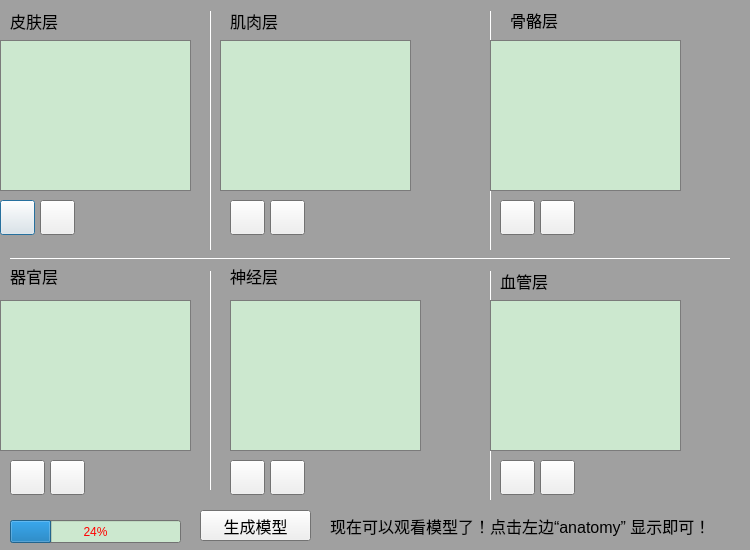
<?xml version="1.0" encoding="UTF-8"?>
<ui version="4.0">
 <class>AnatomyDefine</class>
 <widget class="QDialog" name="AnatomyDefine">
  <property name="geometry">
   <rect>
    <x>0</x>
    <y>0</y>
    <width>750</width>
    <height>550</height>
   </rect>
  </property>
  <property name="palette">
   <palette>
    <active>
     <colorrole role="Text">
      <brush brushstyle="SolidPattern">
       <color alpha="255">
        <red>255</red>
        <green>0</green>
        <blue>0</blue>
       </color>
      </brush>
     </colorrole>
     <colorrole role="Base">
      <brush brushstyle="SolidPattern">
       <color alpha="255">
        <red>204</red>
        <green>232</green>
        <blue>207</blue>
       </color>
      </brush>
     </colorrole>
     <colorrole role="Window">
      <brush brushstyle="SolidPattern">
       <color alpha="255">
        <red>160</red>
        <green>160</green>
        <blue>160</blue>
       </color>
      </brush>
     </colorrole>
    </active>
    <inactive>
     <colorrole role="Text">
      <brush brushstyle="SolidPattern">
       <color alpha="255">
        <red>255</red>
        <green>0</green>
        <blue>0</blue>
       </color>
      </brush>
     </colorrole>
     <colorrole role="Base">
      <brush brushstyle="SolidPattern">
       <color alpha="255">
        <red>204</red>
        <green>232</green>
        <blue>207</blue>
       </color>
      </brush>
     </colorrole>
     <colorrole role="Window">
      <brush brushstyle="SolidPattern">
       <color alpha="255">
        <red>160</red>
        <green>160</green>
        <blue>160</blue>
       </color>
      </brush>
     </colorrole>
    </inactive>
    <disabled>
     <colorrole role="Text">
      <brush brushstyle="SolidPattern">
       <color alpha="255">
        <red>120</red>
        <green>120</green>
        <blue>120</blue>
       </color>
      </brush>
     </colorrole>
     <colorrole role="Base">
      <brush brushstyle="SolidPattern">
       <color alpha="255">
        <red>160</red>
        <green>160</green>
        <blue>160</blue>
       </color>
      </brush>
     </colorrole>
     <colorrole role="Window">
      <brush brushstyle="SolidPattern">
       <color alpha="255">
        <red>160</red>
        <green>160</green>
        <blue>160</blue>
       </color>
      </brush>
     </colorrole>
    </disabled>
   </palette>
  </property>
  <property name="windowTitle">
   <string>AnatomyDefine</string>
  </property>
  <widget class="Line" name="line">
   <property name="geometry">
    <rect>
     <x>200</x>
     <y>10</y>
     <width>20</width>
     <height>241</height>
    </rect>
   </property>
   <property name="orientation">
    <enum>Qt::Vertical</enum>
   </property>
  </widget>
  <widget class="Line" name="line_2">
   <property name="geometry">
    <rect>
     <x>480</x>
     <y>10</y>
     <width>20</width>
     <height>241</height>
    </rect>
   </property>
   <property name="orientation">
    <enum>Qt::Vertical</enum>
   </property>
  </widget>
  <widget class="Line" name="line_3">
   <property name="geometry">
    <rect>
     <x>200</x>
     <y>270</y>
     <width>20</width>
     <height>221</height>
    </rect>
   </property>
   <property name="orientation">
    <enum>Qt::Vertical</enum>
   </property>
  </widget>
  <widget class="Line" name="line_4">
   <property name="geometry">
    <rect>
     <x>480</x>
     <y>270</y>
     <width>20</width>
     <height>231</height>
    </rect>
   </property>
   <property name="orientation">
    <enum>Qt::Vertical</enum>
   </property>
  </widget>
  <widget class="Line" name="line_5">
   <property name="geometry">
    <rect>
     <x>10</x>
     <y>250</y>
     <width>721</width>
     <height>16</height>
    </rect>
   </property>
   <property name="orientation">
    <enum>Qt::Horizontal</enum>
   </property>
  </widget>
  <widget class="QListWidget" name="lwSkin">
   <property name="geometry">
    <rect>
     <x>0</x>
     <y>40</y>
     <width>191</width>
     <height>151</height>
    </rect>
   </property>
  </widget>
  <widget class="QPushButton" name="btnSkinAdd">
   <property name="geometry">
    <rect>
     <x>0</x>
     <y>200</y>
     <width>35</width>
     <height>35</height>
    </rect>
   </property>
   <property name="text">
    <string/>
   </property>
   <property name="icon">
    <iconset resource="anatomyshow.qrc">
     <normaloff>:/MyImages/images/add.png</normaloff>:/MyImages/images/add.png</iconset>
   </property>
   <property name="iconSize">
    <size>
     <width>35</width>
     <height>35</height>
    </size>
   </property>
  </widget>
  <widget class="QPushButton" name="btnSkinSub">
   <property name="geometry">
    <rect>
     <x>40</x>
     <y>200</y>
     <width>35</width>
     <height>35</height>
    </rect>
   </property>
   <property name="text">
    <string/>
   </property>
   <property name="icon">
    <iconset resource="anatomyshow.qrc">
     <normaloff>:/MyImages/images/sub.png</normaloff>:/MyImages/images/sub.png</iconset>
   </property>
   <property name="iconSize">
    <size>
     <width>35</width>
     <height>35</height>
    </size>
   </property>
  </widget>
  <widget class="QListWidget" name="lwMuscle">
   <property name="geometry">
    <rect>
     <x>220</x>
     <y>40</y>
     <width>191</width>
     <height>151</height>
    </rect>
   </property>
  </widget>
  <widget class="QListWidget" name="lwBone">
   <property name="geometry">
    <rect>
     <x>490</x>
     <y>40</y>
     <width>191</width>
     <height>151</height>
    </rect>
   </property>
  </widget>
  <widget class="QListWidget" name="lwOrgan">
   <property name="geometry">
    <rect>
     <x>0</x>
     <y>300</y>
     <width>191</width>
     <height>151</height>
    </rect>
   </property>
  </widget>
  <widget class="QListWidget" name="lwArtery">
   <property name="geometry">
    <rect>
     <x>490</x>
     <y>300</y>
     <width>191</width>
     <height>151</height>
    </rect>
   </property>
  </widget>
  <widget class="QListWidget" name="lwNerve">
   <property name="geometry">
    <rect>
     <x>230</x>
     <y>300</y>
     <width>191</width>
     <height>151</height>
    </rect>
   </property>
  </widget>
  <widget class="QPushButton" name="btnMuscleSub">
   <property name="geometry">
    <rect>
     <x>270</x>
     <y>200</y>
     <width>35</width>
     <height>35</height>
    </rect>
   </property>
   <property name="text">
    <string/>
   </property>
   <property name="icon">
    <iconset resource="anatomyshow.qrc">
     <normaloff>:/MyImages/images/sub.png</normaloff>:/MyImages/images/sub.png</iconset>
   </property>
   <property name="iconSize">
    <size>
     <width>35</width>
     <height>35</height>
    </size>
   </property>
  </widget>
  <widget class="QPushButton" name="btnMuscleAdd">
   <property name="geometry">
    <rect>
     <x>230</x>
     <y>200</y>
     <width>35</width>
     <height>35</height>
    </rect>
   </property>
   <property name="text">
    <string/>
   </property>
   <property name="icon">
    <iconset resource="anatomyshow.qrc">
     <normaloff>:/MyImages/images/add.png</normaloff>:/MyImages/images/add.png</iconset>
   </property>
   <property name="iconSize">
    <size>
     <width>35</width>
     <height>35</height>
    </size>
   </property>
  </widget>
  <widget class="QPushButton" name="btnBoneAdd">
   <property name="geometry">
    <rect>
     <x>500</x>
     <y>200</y>
     <width>35</width>
     <height>35</height>
    </rect>
   </property>
   <property name="text">
    <string/>
   </property>
   <property name="icon">
    <iconset resource="anatomyshow.qrc">
     <normaloff>:/MyImages/images/add.png</normaloff>:/MyImages/images/add.png</iconset>
   </property>
   <property name="iconSize">
    <size>
     <width>35</width>
     <height>35</height>
    </size>
   </property>
  </widget>
  <widget class="QPushButton" name="btnBoneSub">
   <property name="geometry">
    <rect>
     <x>540</x>
     <y>200</y>
     <width>35</width>
     <height>35</height>
    </rect>
   </property>
   <property name="text">
    <string/>
   </property>
   <property name="icon">
    <iconset resource="anatomyshow.qrc">
     <normaloff>:/MyImages/images/sub.png</normaloff>:/MyImages/images/sub.png</iconset>
   </property>
   <property name="iconSize">
    <size>
     <width>35</width>
     <height>35</height>
    </size>
   </property>
  </widget>
  <widget class="QPushButton" name="btnOrganSub">
   <property name="geometry">
    <rect>
     <x>50</x>
     <y>460</y>
     <width>35</width>
     <height>35</height>
    </rect>
   </property>
   <property name="text">
    <string/>
   </property>
   <property name="icon">
    <iconset resource="anatomyshow.qrc">
     <normaloff>:/MyImages/images/sub.png</normaloff>:/MyImages/images/sub.png</iconset>
   </property>
   <property name="iconSize">
    <size>
     <width>35</width>
     <height>35</height>
    </size>
   </property>
  </widget>
  <widget class="QPushButton" name="btnOrganAdd">
   <property name="geometry">
    <rect>
     <x>10</x>
     <y>460</y>
     <width>35</width>
     <height>35</height>
    </rect>
   </property>
   <property name="text">
    <string/>
   </property>
   <property name="icon">
    <iconset resource="anatomyshow.qrc">
     <normaloff>:/MyImages/images/add.png</normaloff>:/MyImages/images/add.png</iconset>
   </property>
   <property name="iconSize">
    <size>
     <width>35</width>
     <height>35</height>
    </size>
   </property>
  </widget>
  <widget class="QPushButton" name="btnNerveSub">
   <property name="geometry">
    <rect>
     <x>270</x>
     <y>460</y>
     <width>35</width>
     <height>35</height>
    </rect>
   </property>
   <property name="text">
    <string/>
   </property>
   <property name="icon">
    <iconset resource="anatomyshow.qrc">
     <normaloff>:/MyImages/images/sub.png</normaloff>:/MyImages/images/sub.png</iconset>
   </property>
   <property name="iconSize">
    <size>
     <width>35</width>
     <height>35</height>
    </size>
   </property>
  </widget>
  <widget class="QPushButton" name="btnNerveAdd">
   <property name="geometry">
    <rect>
     <x>230</x>
     <y>460</y>
     <width>35</width>
     <height>35</height>
    </rect>
   </property>
   <property name="text">
    <string/>
   </property>
   <property name="icon">
    <iconset resource="anatomyshow.qrc">
     <normaloff>:/MyImages/images/add.png</normaloff>:/MyImages/images/add.png</iconset>
   </property>
   <property name="iconSize">
    <size>
     <width>35</width>
     <height>35</height>
    </size>
   </property>
  </widget>
  <widget class="QPushButton" name="btnArteryAdd">
   <property name="geometry">
    <rect>
     <x>500</x>
     <y>460</y>
     <width>35</width>
     <height>35</height>
    </rect>
   </property>
   <property name="text">
    <string/>
   </property>
   <property name="icon">
    <iconset resource="anatomyshow.qrc">
     <normaloff>:/MyImages/images/add.png</normaloff>:/MyImages/images/add.png</iconset>
   </property>
   <property name="iconSize">
    <size>
     <width>35</width>
     <height>35</height>
    </size>
   </property>
  </widget>
  <widget class="QPushButton" name="btnArterySub">
   <property name="geometry">
    <rect>
     <x>540</x>
     <y>460</y>
     <width>35</width>
     <height>35</height>
    </rect>
   </property>
   <property name="text">
    <string/>
   </property>
   <property name="icon">
    <iconset resource="anatomyshow.qrc">
     <normaloff>:/MyImages/images/sub.png</normaloff>:/MyImages/images/sub.png</iconset>
   </property>
   <property name="iconSize">
    <size>
     <width>35</width>
     <height>35</height>
    </size>
   </property>
  </widget>
  <widget class="QLabel" name="label">
   <property name="geometry">
    <rect>
     <x>10</x>
     <y>10</y>
     <width>54</width>
     <height>21</height>
    </rect>
   </property>
   <property name="font">
    <font>
     <pointsize>12</pointsize>
    </font>
   </property>
   <property name="text">
    <string>皮肤层</string>
   </property>
  </widget>
  <widget class="QLabel" name="label_2">
   <property name="geometry">
    <rect>
     <x>230</x>
     <y>10</y>
     <width>71</width>
     <height>21</height>
    </rect>
   </property>
   <property name="font">
    <font>
     <pointsize>12</pointsize>
    </font>
   </property>
   <property name="text">
    <string>肌肉层</string>
   </property>
  </widget>
  <widget class="QLabel" name="label_3">
   <property name="geometry">
    <rect>
     <x>510</x>
     <y>10</y>
     <width>71</width>
     <height>20</height>
    </rect>
   </property>
   <property name="font">
    <font>
     <pointsize>12</pointsize>
    </font>
   </property>
   <property name="text">
    <string>骨骼层</string>
   </property>
  </widget>
  <widget class="QLabel" name="label_4">
   <property name="geometry">
    <rect>
     <x>10</x>
     <y>260</y>
     <width>54</width>
     <height>31</height>
    </rect>
   </property>
   <property name="font">
    <font>
     <pointsize>12</pointsize>
    </font>
   </property>
   <property name="text">
    <string>器官层</string>
   </property>
  </widget>
  <widget class="QLabel" name="label_5">
   <property name="geometry">
    <rect>
     <x>230</x>
     <y>260</y>
     <width>54</width>
     <height>31</height>
    </rect>
   </property>
   <property name="font">
    <font>
     <pointsize>12</pointsize>
    </font>
   </property>
   <property name="text">
    <string>神经层</string>
   </property>
  </widget>
  <widget class="QLabel" name="label_6">
   <property name="geometry">
    <rect>
     <x>500</x>
     <y>270</y>
     <width>61</width>
     <height>21</height>
    </rect>
   </property>
   <property name="font">
    <font>
     <pointsize>12</pointsize>
    </font>
   </property>
   <property name="text">
    <string>血管层</string>
   </property>
  </widget>
  <widget class="QPushButton" name="btnGenerateModel">
   <property name="geometry">
    <rect>
     <x>200</x>
     <y>510</y>
     <width>111</width>
     <height>31</height>
    </rect>
   </property>
   <property name="font">
    <font>
     <pointsize>12</pointsize>
    </font>
   </property>
   <property name="text">
    <string>生成模型</string>
   </property>
  </widget>
  <widget class="QProgressBar" name="progressBar">
   <property name="geometry">
    <rect>
     <x>10</x>
     <y>520</y>
     <width>171</width>
     <height>23</height>
    </rect>
   </property>
   <property name="value">
    <number>24</number>
   </property>
  </widget>
  <widget class="QLabel" name="lblShowMsg">
   <property name="geometry">
    <rect>
     <x>330</x>
     <y>515</y>
     <width>411</width>
     <height>21</height>
    </rect>
   </property>
   <property name="palette">
    <palette>
     <active>
      <colorrole role="Text">
       <brush brushstyle="SolidPattern">
        <color alpha="255">
         <red>255</red>
         <green>0</green>
         <blue>0</blue>
        </color>
       </brush>
      </colorrole>
      <colorrole role="ButtonText">
       <brush brushstyle="SolidPattern">
        <color alpha="255">
         <red>255</red>
         <green>0</green>
         <blue>0</blue>
        </color>
       </brush>
      </colorrole>
      <colorrole role="ToolTipText">
       <brush brushstyle="SolidPattern">
        <color alpha="255">
         <red>255</red>
         <green>0</green>
         <blue>0</blue>
        </color>
       </brush>
      </colorrole>
     </active>
     <inactive>
      <colorrole role="Text">
       <brush brushstyle="SolidPattern">
        <color alpha="255">
         <red>255</red>
         <green>0</green>
         <blue>0</blue>
        </color>
       </brush>
      </colorrole>
      <colorrole role="ButtonText">
       <brush brushstyle="SolidPattern">
        <color alpha="255">
         <red>255</red>
         <green>0</green>
         <blue>0</blue>
        </color>
       </brush>
      </colorrole>
      <colorrole role="ToolTipText">
       <brush brushstyle="SolidPattern">
        <color alpha="255">
         <red>255</red>
         <green>0</green>
         <blue>0</blue>
        </color>
       </brush>
      </colorrole>
     </inactive>
     <disabled>
      <colorrole role="Text">
       <brush brushstyle="SolidPattern">
        <color alpha="255">
         <red>120</red>
         <green>120</green>
         <blue>120</blue>
        </color>
       </brush>
      </colorrole>
      <colorrole role="ButtonText">
       <brush brushstyle="SolidPattern">
        <color alpha="255">
         <red>120</red>
         <green>120</green>
         <blue>120</blue>
        </color>
       </brush>
      </colorrole>
      <colorrole role="ToolTipText">
       <brush brushstyle="SolidPattern">
        <color alpha="255">
         <red>255</red>
         <green>0</green>
         <blue>0</blue>
        </color>
       </brush>
      </colorrole>
     </disabled>
    </palette>
   </property>
   <property name="font">
    <font>
     <pointsize>12</pointsize>
    </font>
   </property>
   <property name="text">
    <string>现在可以观看模型了！点击左边“anatomy” 显示即可！</string>
   </property>
  </widget>
 </widget>
 <layoutdefault spacing="6" margin="11"/>
 <resources>
  <include location="anatomyshow.qrc"/>
 </resources>
 <connections>
  <connection>
   <sender>btnSkinAdd</sender>
   <signal>clicked()</signal>
   <receiver>AnatomyDefine</receiver>
   <slot>SkinAdd()</slot>
   <hints>
    <hint type="sourcelabel">
     <x>37</x>
     <y>201</y>
    </hint>
    <hint type="destinationlabel">
     <x>374</x>
     <y>274</y>
    </hint>
   </hints>
  </connection>
  <connection>
   <sender>btnSkinSub</sender>
   <signal>clicked()</signal>
   <receiver>AnatomyDefine</receiver>
   <slot>SkinSub()</slot>
   <hints>
    <hint type="sourcelabel">
     <x>37</x>
     <y>231</y>
    </hint>
    <hint type="destinationlabel">
     <x>374</x>
     <y>274</y>
    </hint>
   </hints>
  </connection>
  <connection>
   <sender>btnMuscleAdd</sender>
   <signal>clicked()</signal>
   <receiver>AnatomyDefine</receiver>
   <slot>MuscleAdd()</slot>
   <hints>
    <hint type="sourcelabel">
     <x>267</x>
     <y>201</y>
    </hint>
    <hint type="destinationlabel">
     <x>374</x>
     <y>274</y>
    </hint>
   </hints>
  </connection>
  <connection>
   <sender>btnMuscleSub</sender>
   <signal>clicked()</signal>
   <receiver>AnatomyDefine</receiver>
   <slot>MuscleSub()</slot>
   <hints>
    <hint type="sourcelabel">
     <x>267</x>
     <y>231</y>
    </hint>
    <hint type="destinationlabel">
     <x>374</x>
     <y>274</y>
    </hint>
   </hints>
  </connection>
  <connection>
   <sender>btnBoneAdd</sender>
   <signal>clicked()</signal>
   <receiver>AnatomyDefine</receiver>
   <slot>BoneAdd()</slot>
   <hints>
    <hint type="sourcelabel">
     <x>537</x>
     <y>201</y>
    </hint>
    <hint type="destinationlabel">
     <x>374</x>
     <y>274</y>
    </hint>
   </hints>
  </connection>
  <connection>
   <sender>btnBoneSub</sender>
   <signal>clicked()</signal>
   <receiver>AnatomyDefine</receiver>
   <slot>BoneSub()</slot>
   <hints>
    <hint type="sourcelabel">
     <x>537</x>
     <y>231</y>
    </hint>
    <hint type="destinationlabel">
     <x>374</x>
     <y>274</y>
    </hint>
   </hints>
  </connection>
  <connection>
   <sender>btnOrganAdd</sender>
   <signal>clicked()</signal>
   <receiver>AnatomyDefine</receiver>
   <slot>OrganAdd()</slot>
   <hints>
    <hint type="sourcelabel">
     <x>37</x>
     <y>451</y>
    </hint>
    <hint type="destinationlabel">
     <x>374</x>
     <y>274</y>
    </hint>
   </hints>
  </connection>
  <connection>
   <sender>btnOrganSub</sender>
   <signal>clicked()</signal>
   <receiver>AnatomyDefine</receiver>
   <slot>OrganSub()</slot>
   <hints>
    <hint type="sourcelabel">
     <x>37</x>
     <y>481</y>
    </hint>
    <hint type="destinationlabel">
     <x>374</x>
     <y>274</y>
    </hint>
   </hints>
  </connection>
  <connection>
   <sender>btnNerveAdd</sender>
   <signal>clicked()</signal>
   <receiver>AnatomyDefine</receiver>
   <slot>NerveAdd()</slot>
   <hints>
    <hint type="sourcelabel">
     <x>267</x>
     <y>451</y>
    </hint>
    <hint type="destinationlabel">
     <x>374</x>
     <y>274</y>
    </hint>
   </hints>
  </connection>
  <connection>
   <sender>btnNerveSub</sender>
   <signal>clicked()</signal>
   <receiver>AnatomyDefine</receiver>
   <slot>NerveSub()</slot>
   <hints>
    <hint type="sourcelabel">
     <x>267</x>
     <y>481</y>
    </hint>
    <hint type="destinationlabel">
     <x>374</x>
     <y>274</y>
    </hint>
   </hints>
  </connection>
  <connection>
   <sender>btnArteryAdd</sender>
   <signal>clicked()</signal>
   <receiver>AnatomyDefine</receiver>
   <slot>ArteryAdd()</slot>
   <hints>
    <hint type="sourcelabel">
     <x>537</x>
     <y>451</y>
    </hint>
    <hint type="destinationlabel">
     <x>374</x>
     <y>274</y>
    </hint>
   </hints>
  </connection>
  <connection>
   <sender>btnArterySub</sender>
   <signal>clicked()</signal>
   <receiver>AnatomyDefine</receiver>
   <slot>ArterySub()</slot>
   <hints>
    <hint type="sourcelabel">
     <x>537</x>
     <y>481</y>
    </hint>
    <hint type="destinationlabel">
     <x>374</x>
     <y>274</y>
    </hint>
   </hints>
  </connection>
  <connection>
   <sender>btnGenerateModel</sender>
   <signal>clicked()</signal>
   <receiver>AnatomyDefine</receiver>
   <slot>GenerateModel()</slot>
   <hints>
    <hint type="sourcelabel">
     <x>255</x>
     <y>525</y>
    </hint>
    <hint type="destinationlabel">
     <x>374</x>
     <y>274</y>
    </hint>
   </hints>
  </connection>
 </connections>
 <slots>
  <slot>SkinAdd()</slot>
  <slot>SkinSub()</slot>
  <slot>MuscleAdd()</slot>
  <slot>MuscleSub()</slot>
  <slot>BoneAdd()</slot>
  <slot>BoneSub()</slot>
  <slot>OrganAdd()</slot>
  <slot>OrganSub()</slot>
  <slot>NerveAdd()</slot>
  <slot>NerveSub()</slot>
  <slot>ArteryAdd()</slot>
  <slot>ArterySub()</slot>
  <slot>NextStep()</slot>
  <slot>GenerateModel()</slot>
 </slots>
</ui>
